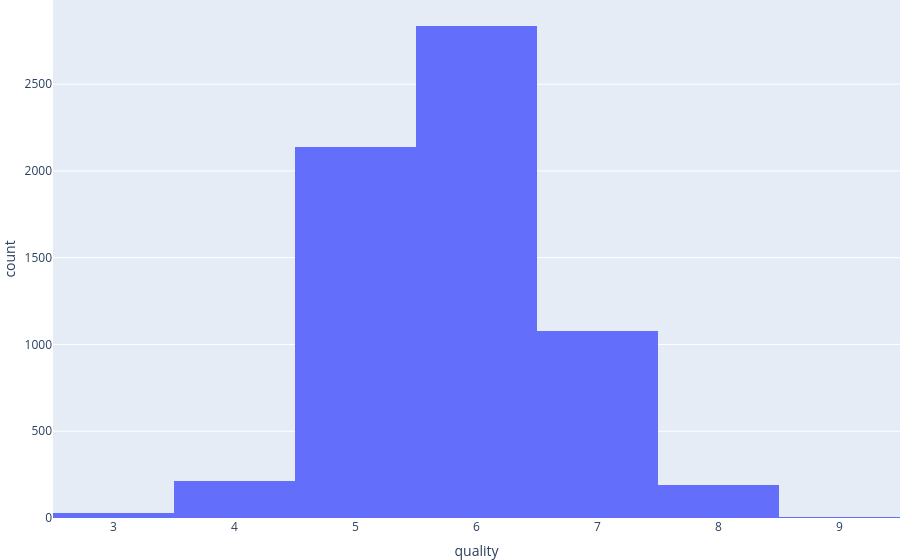

This figure's notebook cell:
### Code cell
fig = px.histogram(wine_quality_data, x='quality')
fig.update_layout(margin=dict(l=0, r=0, t=0, b=0))
pio.write_image(fig, "images/wine_quality.svg")
fig.show()

### Figure 1 — Plotly figure (JSON) as saved in the notebook; plotly's stock layout.template omitted (floating-point values rounded to 4 significant figures; data arrays with more than 128 entries replaced by an {"elided": "..."} marker saying what was removed)
{"data": [{"bingroup": "x", "hovertemplate": "quality=%{x}<br>count=%{y}<extra></extra>", "legendgroup": "", "marker": {"color": "#636efa", "pattern": {"shape": ""}}, "name": "", "orientation": "v", "showlegend": false, "type": "histogram", "x": {"elided": "6497 int values"}, "xaxis": "x", "yaxis": "y"}], "layout": {"barmode": "relative", "legend": {"tracegroupgap": 0}, "margin": {"b": 0, "l": 0, "r": 0, "t": 0}, "xaxis": {"anchor": "y", "domain": [0, 1], "title": {"text": "quality"}}, "yaxis": {"anchor": "x", "domain": [0, 1], "title": {"text": "count"}}}}
